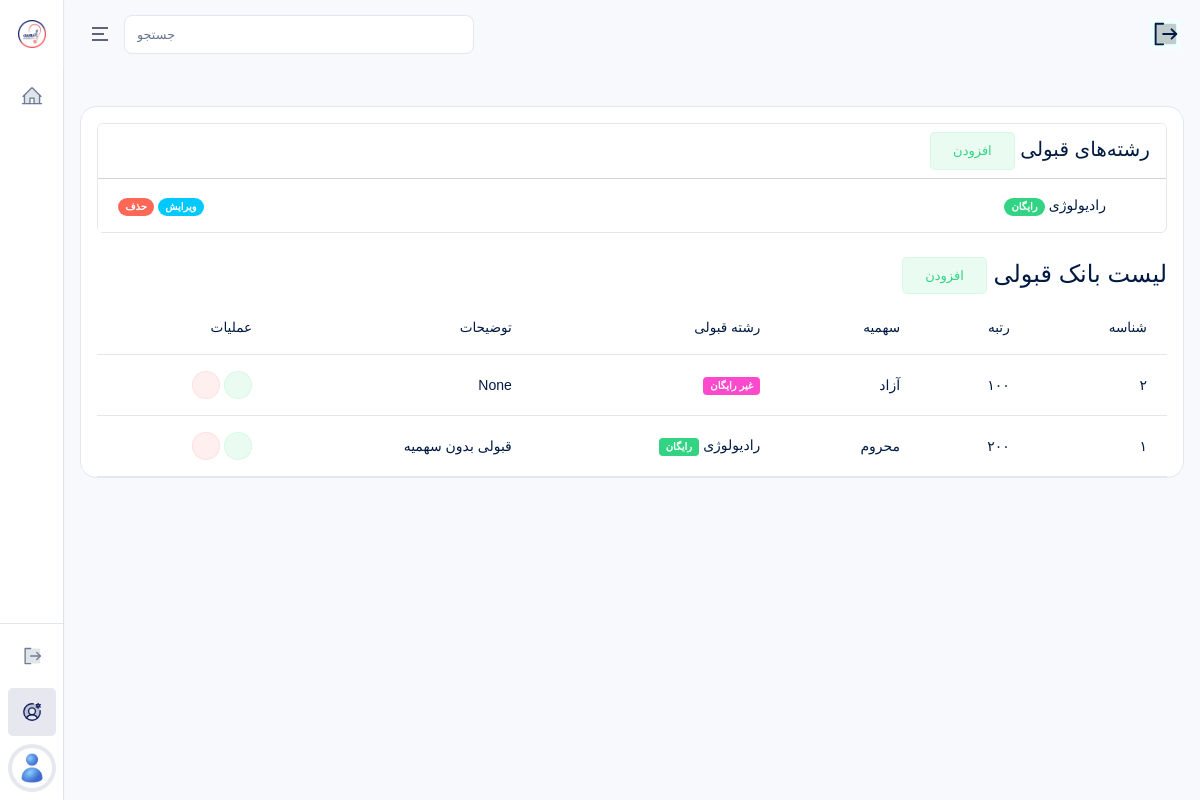
The app's page /accounts/admins/rank-banks/ (signed in), older data.
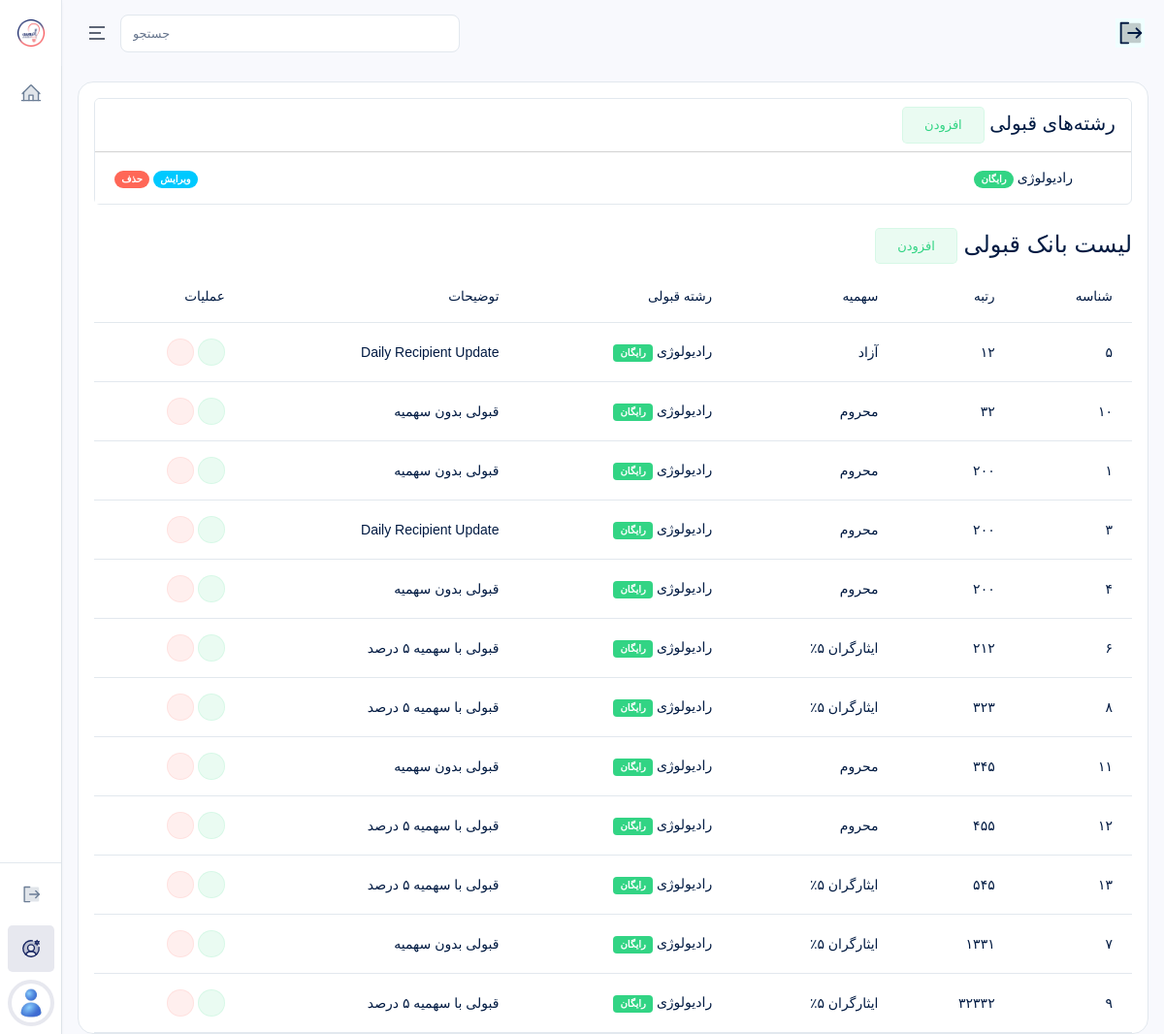
The same page, newer data.
### pages/models.py (models this page shows, shortened)
class RankField(models.Model):
    field = models.CharField(
        max_length=200,
        verbose_name="رشته قبولی"
    )
    is_free = models.BooleanField(
        default=False,
        verbose_name="رایگان"
    )
    class Meta:
        verbose_name = "دسته بندی رشته"
        verbose_name_plural = "دسته بندی رشته ها"
        ordering = ["-id"]

class RankBank(models.Model):
    QUOTA_CHOICES = (
        ("1", "آزاد"),
        ("2", "محروم"),
        ("3", "ایثارگران ۵٪"),
        ("4", "ایثارگران ۲۵٪"),
        ("5", "سایر"),
    )
    rank = models.PositiveIntegerField(
        verbose_name="رتبه"
    )
    quota = models.CharField(
        max_length=1,
        choices=QUOTA_CHOICES,
        verbose_name="سهمیه"
    )
    field = models.ForeignKey(
        RankField,
        on_delete=models.SET_NULL,
        null=True,
        blank=True,
        related_name="rank_field_bank",
        verbose_name="رشته قبولی"
    )
    description = models.CharField(
        max_length=500,
        verbose_name="توضیحات",
        null=True,
        blank=True
    )
    class Meta:
        verbose_name = "رتبه قبولی"
        verbose_name_plural = "رتبه قبولی ها"
        ordering = ["rank"]

### accounts/views.py (the view)
# urls.py: path("admins/rank-banks/", RankBankListView.as_view(), name="rank_bank_list"),
class RankBankListView(RoleRequiredMixin, SuperAdminSidebarContextMixin, ListView):
    allowed_roles = ["super_admin"]
    model = RankBank
    template_name = "accounts/admins/rank_bank_list.html"
    context_object_name = "rank_banks"
    def get_queryset(self):
        return RankBank.objects.select_related("field")
    def get_context_data(self, **kwargs):
        context = super().get_context_data(**kwargs)
        context["rank_fields"] = RankField.objects.all()
        return context

### accounts/mixins.py (called while the page is built)
    def get_context_data(self, **kwargs):
        context = super().get_context_data(**kwargs)
        context.update({
            "PlansIntroductionCreated": PlansIntroduction.objects.first(),
            "CounselingIntroductionCreated": CounselingIntroduction.objects.first(),
            "EstimationIntroductionCreated": EstimationIntroduction.objects.first(),
            "ChoiceIntroductionCreated": ChoiceIntroduction.objects.first(),
            "LiveIntroductionCreated": LiveIntroduction.objects.first(),
            "AboutUsIntroductionCreated": AboutUsIntroduction.objects.first(),
            "DataIntroductionCreated": DataIntroduction.objects.first(),
        })
        return context

    def test_func(self):
        return (
            self.request.user.is_authenticated and
            self.request.user.role in self.allowed_roles and
            not self.request.user.is_suspended
        )

### pages/views.py (called while the page is built, shortened)
def global_context(request):
    has_database_service = False
    wallet = False
    nayeb_link = Consultant.objects.filter(
        user__last_name="نایب زاده"
    ).first()
    try:
        nayeb_consultant_open = User.objects.filter(id=73).first().user_consultant.show_schedules
        jahan_consultant_open = User.objects.filter(id=74).first().user_consultant.show_schedules
    except:
        nayeb_consultant_open = False
        jahan_consultant_open = False
    return {
        "has_database_service": has_database_service,
        "nayeb_link": nayeb_link,
        "wallet": wallet,
        "nayeb_consultant_open": nayeb_consultant_open,
        "jahan_consultant_open": jahan_consultant_open,
    }

### templates/accounts/admins/rank_bank_list.html (shortened to what this page needs)
{% extends 'bases/dashboard.html' %}
{% load static %}
{% block content %}
<div class="card mb-4" dir="rtl">
    <div class="card-header">
        <h5 class="mb-0">
            رشته‌های قبولی
            <a href="{% url 'rank_field_add' %}">
                <span class="btn btn-success-transparent">افزودن</span>
            </a>
        </h5>
    </div>
    <div class="card-body p-0">
        <ul class="list-group list-group-flush">
            {% for field in rank_fields %}
                <li class="list-group-item d-flex justify-content-between align-items-center">
                    <span>
                        {{ field.field }}
                        {% if field.is_free %}
                            <span class="badge bg-success rounded-pill">
                                رایگان
                            </span>
                        {% else %}
                            <span class="badge bg-secondary rounded-pill">
                                غیر رایگان
                            </span>
                        {% endif %}
                    </span>
                    <div>
                        <a href="{% url 'rank_field_edit' field.id %}">
                            <span class="badge bg-info rounded-pill">ویرایش</span>
                        </a>
                        <a href="{% url 'rank_field_delete' field.id %}">
                            <span class="badge bg-danger rounded-pill">حذف</span>
                        </a>
                    </div>
                </li>
            {% empty %}
                <li class="list-group-item text-center text-muted py-4">
                    رشته‌ای ثبت نشده است.
                </li>
            {% endfor %}
        </ul>
    </div>
</div>
<div class="table-responsive" dir="rtl">
    <div class="card-header justify-content-between">
        <div class="card-title">
            <h4>
                لیست بانک قبولی
                <a href="{% url 'rank_bank_add' %}">
                    <span class="btn btn-success-transparent">افزودن</span>
                </a>
            </h4>
        </div>
    </div>
    <table class="table text-nowrap table-hover">
        <thead>
            <tr>
                <th scope="col">شناسه</th>
                <th scope="col">رتبه</th>
                <th scope="col">سهمیه</th>
                <th scope="col">رشته قبولی</th>
                <th scope="col">توضیحات</th>
                <th scope="col">عملیات</th>
            </tr>
        </thead>
        <tbody>
            {% for rank_bank in rank_banks %}
            <tr>
                <td>
                    {{ rank_bank.id }}
                </td>
                <td>
                    {{ rank_bank.rank }}
                </td>
                <td>{{ rank_bank.get_quota_display }}</td>
                <td>
                    {{ rank_bank.field.field }}
                    {% if rank_bank.field.is_free %}
                        <span class="badge bg-success">رایگان</span>
                    {% else %}
                        <span class="badge bg-secondary">غیر رایگان</span>
                    {% endif %}
                </td>
                <td>{{ rank_bank.description }}</td>
                <td>
                    <a href="{% url 'rank_bank_edit' rank_bank.id %}" class="btn btn-icon btn-sm btn-success-transparent rounded-pill">
                        <i class="ri-edit-2-line"></i>
                    </a>
                    <a href="{% url 'rank_bank_delete' rank_bank.id %}" class="btn btn-icon btn-sm btn-danger-transparent rounded-pill">
                        <i class="ri-delete-bin-line"></i>
                    </a>
                </td>
            </tr>
            {% empty %}
            <tr>
                <td colspan="6" style="text-align: center;">
                    موردی یافت نشد.
                </td>
            </tr>
            {% endfor %}
        </tbody>
    </table>
</div>
{% endblock %}

### templates/bases/dashboard.html (shortened to what this page needs)
{% load static %}
<!DOCTYPE html>
<html lang="fa" dir="ltr" data-nav-layout="vertical" data-theme-mode="light" data-header-styles="transparent"
    data-width="fullwidth" data-menu-styles="transparent" data-page-style="flat" data-toggled="close"
    data-vertical-style="doublemenu" data-toggled="double-menu-open">
<head>
    <link id="style" href="{% static 'dashboard/libs/bootstrap/css/bootstrap.min.css' %}" rel="stylesheet">
    <link href="{% static 'dashboard/css/styles.css' %}" rel="stylesheet">
    <link href="{% static 'dashboard/css/icons.css' %}" rel="stylesheet">
    <link href="{% static 'dashboard/libs/node-waves/waves.min.css' %}" rel="stylesheet">
    <link href="{% static 'dashboard/libs/simplebar/simplebar.min.css' %}" rel="stylesheet">
    <link rel="stylesheet" href="{% static 'dashboard/libs/flatpickr/flatpickr.min.css' %}">
    <link rel="stylesheet" href="{% static 'dashboard/libs/%40simonwep/pickr/themes/nano.min.css' %}">
    <link rel="stylesheet" href="{% static 'dashboard/libs/choices.js/public/assets/styles/choices.min.css' %}">
    <link rel="stylesheet" href="{% static 'dashboard/libs/flatpickr/flatpickr.min.css' %}">
    <link rel="stylesheet" href="{% static 'dashboard/libs/%40tarekraafat/autocomplete.js/css/autoComplete.css' %}">
    <link rel="stylesheet" href="{% static 'dashboard/libs/prismjs/themes/prism-coy.min.css' %}">
    <link type="text/css" rel="stylesheet" href="{% static 'css/jalalidatepicker.min.css' %}" />
</head>
<body>
    <div class="page">
        <header class="app-header sticky" id="header">
            <div class="main-header-container container-fluid">
                <div class="header-content-left">
                    <div class="header-element mx-lg-0 mx-2">
                        <a aria-label="Hide Sidebar"
                            class="sidemenu-toggle header-link animated-arrow hor-toggle horizontal-navtoggle"
                            data-bs-toggle="sidebar" href="javascript:void(0);"><span></span></a>
                    </div>
                    <div class="header-element  header-search header-search-content d-md-block d-none">
                        <input type="text" class="header-search-bar form-control bg-white" id="header-search"
                            placeholder="جستجو" spellcheck=false autocomplete="off" autocapitalize="off">
                        <a href="javascript:void(0);" class="header-search-icon border-0">
                            <i class="bi bi-search fs-12 mb-1"></i>
                        </a>
                    </div>
                </div>
                <ul class="header-content-right">
                    <li class="header-element d-md-none d-block" style="display: flex !important; justify-content: center; align-items: center; margin-right: 8px;">
                        <form action="{% url 'logout' %}" method="post" class="side-menu__item" id="logout-form" style="width: 30px;">
                            <div class="w-100" style="display: flex; justify-content: center; align-items: center; background-color: azure;">
                            </div>
                        </form>
                    </li>
                </ul>
            </div>
        </header>
        {% if request.user.role == "super_admin" and not request.user.is_limited %}
        {% include 'includes/aside_super_admin.html' %}
        {% elif request.user.role == "super_admin" and request.user.is_limited %}
        {% include 'includes/aside_super_admin_limited.html' %}
        {% elif request.user.role == "supervisor" %}
        {% include 'includes/aside_supervisor.html' %}
        {% elif request.user.role == "consultant" %}
        {% include 'includes/aside_consultant.html' %}
        {% else %}
        {% include 'includes/aside_student.html' %}
        {% endif %}
        <div class="main-content app-content">
            <div class="container-fluid page-container main-body-container">
                {% block content %}
                {% endblock %}
            </div>
        </div>
    </div>
</body>
</html>

### templates/includes/aside_super_admin.html (shortened to what this page needs)
{% load static %}
<aside class="app-sidebar sticky" id="sidebar">
    <div class="main-sidebar-header">
        <a href="{% url 'ended' %}" class="header-logo">
            <img src="{% static 'images/logo.jpg' %}" alt="logo" class="toggle-logo">
        </a>
    </div>
    <div class="main-sidebar" id="sidebar-scroll">
        <nav class="main-menu-container nav nav-pills flex-column sub-open">
            <ul class="main-menu">
                <li class="slide has-sub">
                    <a href="javascript:void(0);" class="side-menu__item">
                    </a>
                </li>
            </ul>
            <ul class="doublemenu_bottom-menu main-menu mb-0 border-top">
                <li class="slide">
                    <form action="{% url 'logout' %}" method="post" class="side-menu__item" id="logout-form">
                    </form>
                </li>
                <li class="slide">
                    <a href="" class="side-menu__item">
                    </a>
                </li>
                <li class="slide">
                    <a href="" class="side-menu__item p-1 rounded-circle mb-0">
                        <span class="avatar avatar-md avatar-rounded">
                            {% if request.user.avatar %}
                            <img src="{{ request.user.avatar.url }}" alt="profile">
                            {% else %}
                            <img src="{% static 'images/user.jpg' %}" alt="profile">
                            {% endif %}
                        </span>
                    </a>
                </li>
            </ul>
        </nav>
    </div>
</aside>

Row changes from the older to the newer data that the page shows:
removed RankBank: id "۲", rank "۱۰۰", quota "آزاد", shows "غیر رایگان", description "None"
added RankBank: id "۵", rank "۱۲", quota "آزاد", field.field "رادیولوژی", shows "رایگان", description "Daily Recipient Update"
added RankBank: id "۱۰", rank "۳۲", quota "محروم", field.field "رادیولوژی", shows "رایگان", description "قبولی بدون سهمیه"
added RankBank: id "۳", rank "۲۰۰", quota "محروم", field.field "رادیولوژی", shows "رایگان", description "Daily Recipient Update"
added RankBank: id "۴", rank "۲۰۰", quota "محروم", field.field "رادیولوژی", shows "رایگان", description "قبولی بدون سهمیه"
added RankBank: id "۶", rank "۲۱۲", quota "ایثارگران ۵٪", field.field "رادیولوژی", shows "رایگان", description "قبولی با سهمیه ۵ درصد"
added RankBank: id "۸", rank "۳۲۳", quota "ایثارگران ۵٪", field.field "رادیولوژی", shows "رایگان", description "قبولی با سهمیه ۵ درصد"
added RankBank: id "۱۱", rank "۳۴۵", quota "محروم", field.field "رادیولوژی", shows "رایگان", description "قبولی بدون سهمیه"
added RankBank: id "۱۲", rank "۴۵۵", quota "محروم", field.field "رادیولوژی", shows "رایگان", description "قبولی با سهمیه ۵ درصد"
added RankBank: id "۱۳", rank "۵۴۵", quota "ایثارگران ۵٪", field.field "رادیولوژی", shows "رایگان", description "قبولی با سهمیه ۵ درصد"
added RankBank: id "۷", rank "۱۳۳۱", quota "ایثارگران ۵٪", field.field "رادیولوژی", shows "رایگان", description "قبولی بدون سهمیه"
added RankBank: id "۹", rank "۳۲۳۳۲", quota "ایثارگران ۵٪", field.field "رادیولوژی", shows "رایگان", description "قبولی با سهمیه ۵ درصد"
